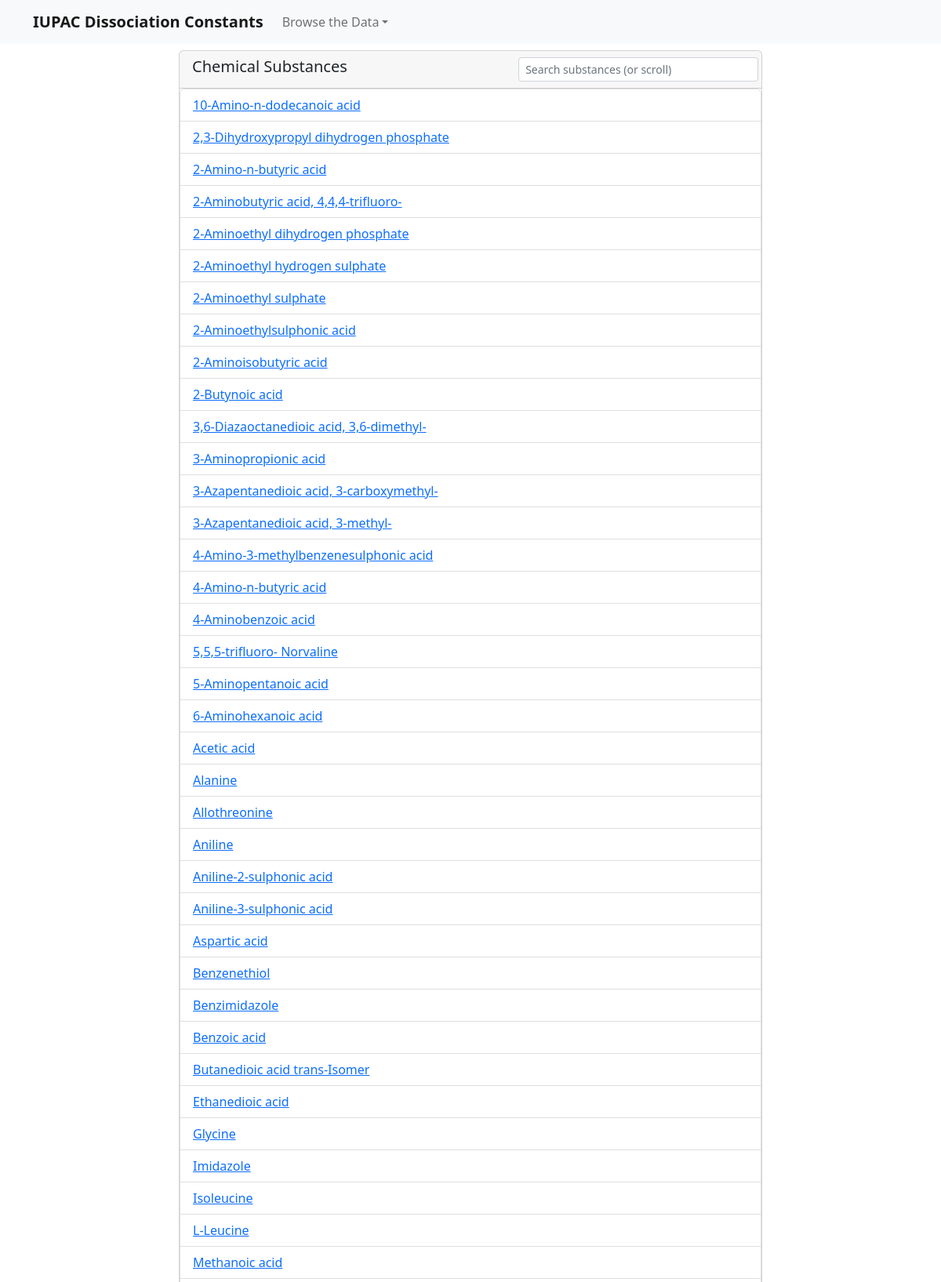
/substances/ (upper part), run on the app's committed database.
### config/models.py (models this page shows)
class Substances(models.Model):
    id = models.SmallAutoField(primary_key=True)
    name = models.CharField(max_length=1024, blank=True, null=True)
    formula = models.CharField(max_length=256, blank=True, null=True)
    molweight = models.FloatField(blank=True, null=True)
    inchikey = models.CharField(max_length=27, blank=True, null=True)
    smiles = models.CharField(max_length=128, blank=True, null=True)
    iupacname = models.CharField(max_length=1024, blank=True, null=True)
    class Meta:
        managed = True
        db_table = 'substances'
        app_label = 'substances'

### substances/views.py (the view)
# urls.py: path('', views.index, name='index'),
def index(request):
    subs = Substances.objects.all().order_by('name')
    return render(request, "../templates/substances/index.html", {'subs': subs})

### templates/substances/index.html (shortened to what this page needs)
{% extends 'base.html' %}
{% block content %}
    <div class="col-8 offset-2">
        <div class="card card-danger">
            <div class="card-header">
                <div class="row">
                    <div class="col-5">
                        <h5 class="card-title mb-0">Chemical Substances</h5>
                    </div>
                    <div class="col-5 offset-2 px-0">
                        <input id="listsrc" placeholder="Search substances (or scroll)" class="form-control form-control-sm float-end" data-search-override="true" type="text"/>
                    </div>
                </div>
            </div>
            <div class="list-group card-responsive">
                {% for sub in subs %}
                    <li class="list-group-item item" data-content="{{ sub.name|lower }} {{ sub.iupacname }}">
                        <a href="/substances/view/{{ sub.id }}">{{ sub.name }}</a>
                    </li>
                {% endfor %}
            </div>
        </div>
    </div>
{% endblock %}

### static/css/pka.css (style rules this page uses)
.card-responsive { max-height: calc(100vh - 150px); -webkit-overflow-scrolling: touch; overflow-y: auto; }

### data on the page
Substances: name "10-Amino-n-dodecanoic acid"
Substances: name "2,3-Dihydroxypropyl dihydrogen phosphate"
Substances: name "2-Amino-n-butyric acid"
Substances: name "2-Aminobutyric acid, 4,4,4-trifluoro-"
Substances: name "2-Aminoethyl dihydrogen phosphate"
Substances: name "2-Aminoethyl hydrogen sulphate"
Substances: name "2-Aminoethyl sulphate"
Substances: name "2-Aminoethylsulphonic acid"
Substances: name "2-Aminoisobutyric acid"
Substances: name "2-Butynoic acid"
Substances: name "3,6-Diazaoctanedioic acid, 3,6-dimethyl-"
Substances: name "3-Aminopropionic acid"
Substances: name "3-Azapentanedioic acid, 3-carboxymethyl-"
Substances: name "3-Azapentanedioic acid, 3-methyl-"
Substances: name "4-Amino-3-methylbenzenesulphonic acid"
Substances: name "4-Amino-n-butyric acid"
Substances: name "4-Aminobenzoic acid"
Substances: name "5,5,5-trifluoro- Norvaline"
Substances: name "5-Aminopentanoic acid"
Substances: name "6-Aminohexanoic acid"
Substances: name "Acetic acid"
Substances: name "Alanine"
Substances: name "Allothreonine"
Substances: name "Aniline"
Substances: name "Aniline-2-sulphonic acid"
Substances: name "Aniline-3-sulphonic acid"
Substances: name "Aspartic acid"
Substances: name "Benzenethiol"
Substances: name "Benzimidazole"
Substances: name "Benzoic acid"
Substances: name "Butanedioic acid trans-Isomer"
Substances: name "Ethanedioic acid"
Substances: name "Glycine"
Substances: name "Imidazole"
Substances: name "Isoleucine"
Substances: name "L-Leucine"
Substances: name "Methanoic acid"
